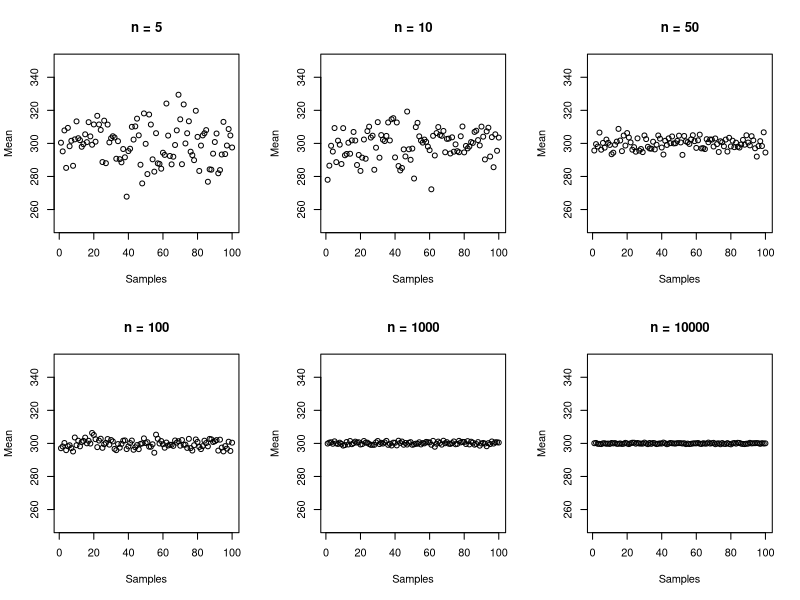
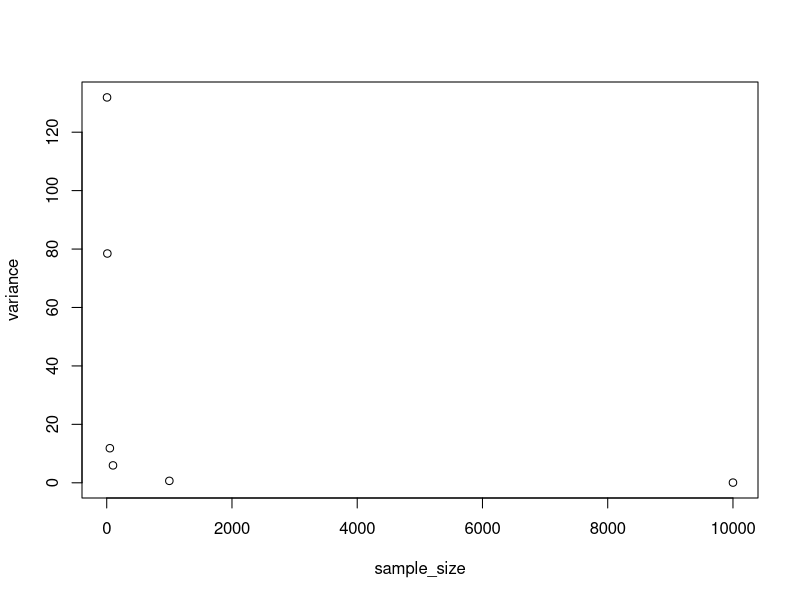

These figures' R source, in order:
sample1.data = NA
sample1.means = NA
sample2.data = NA
sample2.means = NA
sample3.data = NA
sample3.means = NA
sample4.data = NA
sample4.means = NA
sample5.data = NA
sample5.means = NA
sample6.data = NA
sample6.means = NA

for(counter in 1:100)
{
  sample1.data = rnorm(5,300,25) 
  sample1.means[counter] = mean(sample1.data)
  sample2.data = rnorm(10,300,25) 
  sample2.means[counter] = mean(sample2.data) 
  sample3.data = rnorm(50,300,25) 
  sample3.means[counter] = mean(sample3.data) 
  sample4.data = rnorm(100,300,25) 
  sample4.means[counter] = mean(sample4.data) 
  sample5.data = rnorm(1000,300,25) 
  sample5.means[counter] = mean(sample5.data) 
  sample6.data = rnorm(10000,300,25) 
  sample6.means[counter] = mean(sample6.data) 
}

par(mfrow = c(2,3))
plot(sample1.means, xlab = "Samples", ylab = "Mean", main = "n = 5", ylim = c(250, 350))
plot(sample2.means, xlab = "Samples", ylab = "Mean", main = "n = 10", ylim = c(250, 350))
plot(sample3.means, xlab = "Samples", ylab = "Mean", main = "n = 50", ylim = c(250, 350))
plot(sample4.means, xlab = "Samples", ylab = "Mean", main = "n = 100", ylim = c(250, 350))
plot(sample5.means, xlab = "Samples", ylab = "Mean", main = "n = 1000", ylim = c(250, 350))
plot(sample6.means, xlab = "Samples", ylab = "Mean", main = "n = 10000", ylim = c(250, 350))

variance = NA
variance[1] = var(sample1.means)
variance[2] = var(sample2.means)
variance[3] = var(sample3.means)
variance[4] = var(sample4.means)
variance[5] = var(sample5.means)
variance[6] = var(sample6.means)

sample_size <- c('5', '10', '50', '100', '1000', '10000')
data <- data.frame(sample_size, variance)

dev.new()
plot(data)